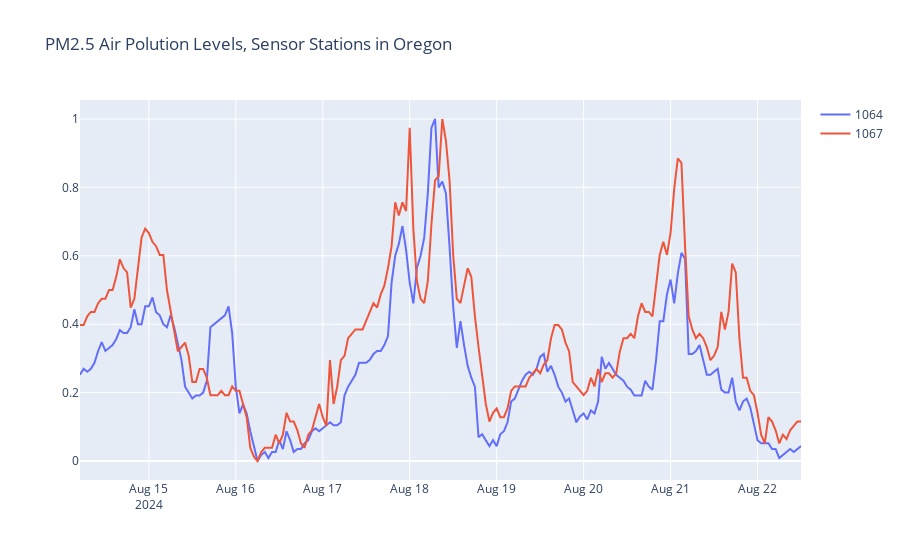

Notebook code for this chart:
### Markdown cell above
### Graphing Initial Dataset

### Code cell
# Create traces
fig = go.Figure()

for factor_level in ids:
    # Adding plot of original_df
    fig.add_trace(go.Scatter(x=formatted_df['Date'], y=formatted_df[factor_level],
                        mode='lines',
                        name=factor_level))
fig.update_layout(title = "PM2.5 Air Polution Levels, Sensor Stations in Oregon")

### Figure 1 — Plotly figure (JSON) as saved in the notebook; plotly's stock layout.template omitted (floating-point values rounded to 4 significant figures; data arrays with more than 128 entries replaced by an {"elided": "..."} marker saying what was removed)
{"data": [{"mode": "lines", "name": "1064", "type": "scatter", "x": {"elided": "200 str values"}, "y": {"elided": "200 float values"}}, {"mode": "lines", "name": "1067", "type": "scatter", "x": {"elided": "200 str values"}, "y": {"elided": "200 float values"}}], "layout": {"title": {"text": "PM2.5 Air Polution Levels, Sensor Stations in Oregon"}}}
